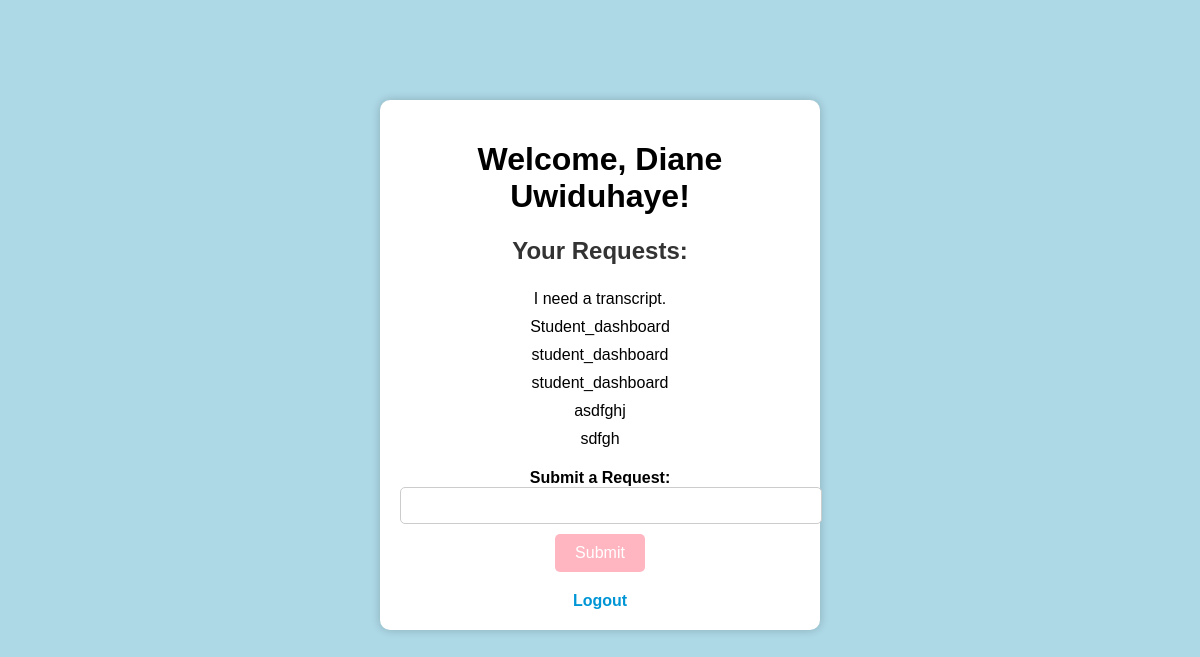
Page /student_dashboard (signed in) on the committed database.
### app.py (models this page shows)
class User(db.Model):
    id = db.Column(db.Integer, primary_key=True)
    username = db.Column(db.String(100), unique=True, nullable=False)
    password = db.Column(db.String(100), nullable=False)
    role = db.Column(db.String(20), nullable=False)  # Add a 'role' field to distinguish user types

class StudentRequest(db.Model):
    id = db.Column(db.Integer, primary_key=True)
    student_id = db.Column(db.Integer, db.ForeignKey('user.id'), nullable=False)
    content = db.Column(db.String(255), nullable=False)

### app.py (the view)
@app.route('/student_dashboard')
def student_dashboard():
    if 'user_id' in session:
        user_id = session['user_id']
        user = User.query.get(user_id)
        student_requests = StudentRequest.query.filter_by(student_id=user.id).all()
        return render_template('student_dashboard.html', user=user, requests=student_requests)
    else:
        return redirect(url_for('login'))

### templates/student_dashboard.html (shortened to what this page needs)
<!DOCTYPE html>
<html lang="en">
<head>
    <link rel="stylesheet" href="{{ url_for('static', filename='style.css') }}">
</head>
<body>
    <div class="container">
        <h1>Welcome, {{ user.username }}!</h1>
        <h2>Your Requests:</h2>
        <ul>
            {% for request in requests %}
                <li>{{ request.content }}</li>
            {% endfor %}
        </ul>
        <form action="{{ url_for('submit_request') }}" method="post">
            <label for="request_content">Submit a Request:</label>
            <input type="text" id="request_content" name="request_content" required>
            <button type="submit">Submit</button>
        </form>
        <a href="{{ url_for('logout') }}">Logout</a>
    </div>
</body>
</html>

### static/style.css (style rules this page uses)
body { background-color: lightblue; font-family: Arial, sans-serif; margin: 0; padding: 0; }
.container { background-color: white; border-radius: 10px; box-shadow: 0px 0px 10px rgba(0, 0, 0, 0.2); max-width: 400px; margin: 100px auto; padding: 20px; text-align: center; }
h1 { color: black; }
h2 { color: #333; margin-top: 20px; }
ul { list-style-type: none; padding: 0; }
li { padding: 5px 0; }
label { display: block; font-weight: bold; margin-top: 10px; }
input[type="text"], input[type="password"] { width: 100%; padding: 10px; margin-bottom: 10px; border: 1px solid #ccc; border-radius: 5px; }
button[type="submit"] { background-color: lightpink; border: none; color: white; padding: 10px 20px; text-align: center; text-decoration: none; display: inline-block; font-size: 16px; border-radius: 5px; cursor: pointer; }
a { display: block; margin-top: 20px; text-decoration: none; color: #0096d6; font-weight: bold; }

### rows in the picture
User: username "Diane Uwiduhaye"
StudentRequest: content "I need a transcript."
StudentRequest: content "Student_dashboard"
StudentRequest: content "student_dashboard"
StudentRequest: content "student_dashboard"
StudentRequest: content "asdfghj"
StudentRequest: content "sdfgh"
